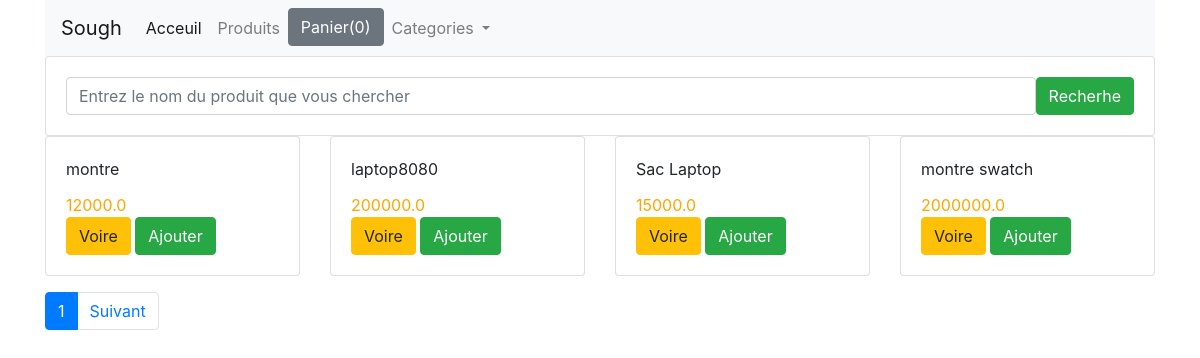
The page / on the database its author committed.
### shop/models.py (models this page shows, shortened)
class Product(models.Model):
    title = models.CharField(max_length=200)
    price = models.FloatField()
    description = models.TextField()
    category = models.ForeignKey(Category, related_name='categorie', on_delete=models.CASCADE)
    image = models.CharField(max_length=5000)
    date_added = models.DateTimeField(auto_now=True)
    class Meta:
        ordering = ['-date_added']

### shop/views.py (the view)
# urls.py: path('', index, name='homme'),
def index(request):
    product_object = Product.objects.all()
    item_name = request.GET.get('item-name')
    if item_name !='' and item_name is not None:
        product_object = Product.objects.filter(title__icontains=item_name)
    paginator = Paginator(product_object, 4)
    page = request.GET.get('page')
    product_object = paginator.get_page(page)
    return render(request, 'shop/index.html', {'product_object': product_object})

### shop/templates/shop/index.html (shortened to what this page needs)
{% extends "shop/base.html" %}
{% block content %}
<div class="row">
    <div class="col-md-12">
        <form action="" class="card card-sm">
            <div class="card-body row no-gutters align-items-center">
                <div class="col">
                <input type="search" placeholder="Entrez le nom du produit que vous chercher" name="item-name" class="form-control form-control-borderless">
                </div>
                <div class="col-auto">
                    <button type="submit" class="btn btn-success">Recherhe</button>
                </div>
            </div>
        </form>
    </div>
</div>
<div class="row">
    {% for product in product_object %}
    <div class="col-md-3">
        <div class="card">
        <div class="card-body">
            <div id="aa{{ product.id }}" class="card-title">{{product.title}}</div>
            <div id="price{{ product.id }}" class="card-text" style="color: orange;"> {{product.price}}</div>
            <a href="{{ product.id }}" class="btn btn-warning">Voire</a>
            <button id="{{ product.id }}" class="btn ted btn-success">Ajouter</button>
        </div>
        </div>
    </div>
    {% endfor %}
</div>
<div class="row mt-3">
    <div class="col-md-3 offsetmd-4">
        <ul class="pagination">
            <li class="page-item active">
                <a class="page-link" href="?page={{ product_object.number }}">{{ product_object.number }}</a>
            </li>
            {% if product_object.has_next %}
            <li class="page-item">
                <a class="page-link" href="?page={{product_object.next_page_number}}">Suivant</a>
            </li>
            {% endif %}
        </ul>
    </div>
</div>
{% endblock %}

### shop/templates/shop/base.html (shortened to what this page needs)
<!DOCTYPE html>
<html lang="en">
<head>
    <link rel="stylesheet" href="https://cdn.jsdelivr.net/npm/bootstrap@4.0.0/dist/css/bootstrap.min.css">
</head>
<body>
    <div class="container">
        <div class="row">
            <div class="col-md-12">
                <nav class="navbar navbar-expand-lg navbar-light bg-light">
                    <a class="navbar-brand" href="{% url 'homme' %}">Sough</a>
                    <div class="collapse navbar-collapse" id="navbarNavDropdown">
                      <ul class="navbar-nav">
                        <li class="nav-item active">
                          <a class="nav-link" href="{% url 'homme' %}">Acceuil <span class="sr-only">(current)</span></a>
                        </li>
                        <li class="nav-item">
                          <a class="nav-link" href="#">Produits</a>
                        </li>
                        <li class="nav-item">
                            <button id="panier" type="button" data-html="true" class="btn btn-secondary" data-container="body" data-toggle="popover" data-placement="bottom" data-content="Vivamus
                            sagittis lacus vel augue laoreet rutrum faucibus.">
                              Panier(0)
                            </button>
                        </li>
                        <li class="nav-item dropdown">
                          <a class="nav-link dropdown-toggle" href="#" id="navbarDropdownMenuLink" data-toggle="dropdown" aria-haspopup="true" aria-expanded="false">
                            Categories
                          </a>
                        </li>
                      </ul>
                    </div>
                  </nav>
            </div>
        </div>
        {% block content %}{% endblock %}
    </div>
</body>
</html>

### rows shown on the page
Product: title "montre", price "12000.0"
Product: title "laptop8080", price "200000.0"
Product: title "Sac Laptop", price "15000.0"
Product: title "montre swatch", price "2000000.0"

### other values the page prints
{{ product_object.number }} "1"
